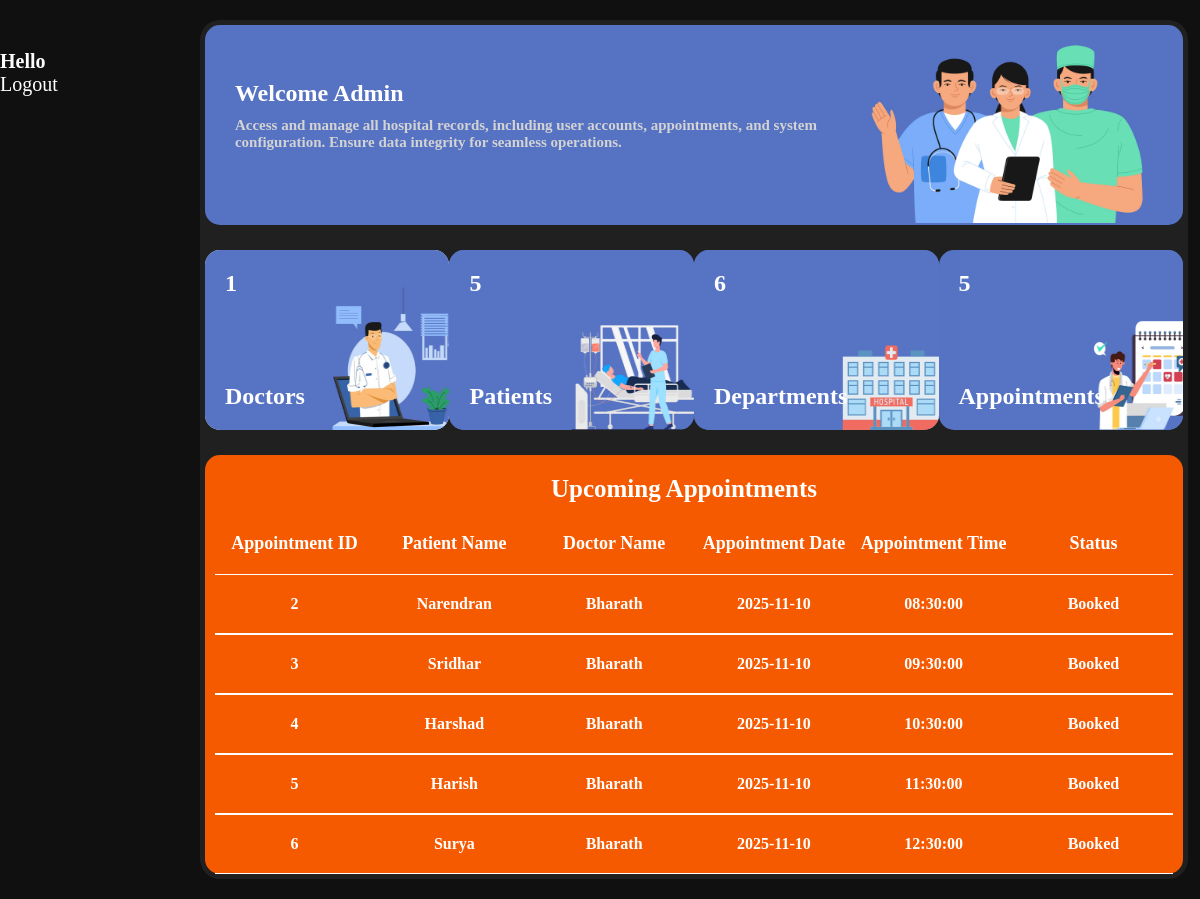
Page /admin_dashboard on the committed database.
### tables this page shows
CREATE TABLE APPOINTMENTS(
    APPOINTMENT_ID INTEGER PRIMARY KEY AUTOINCREMENT,
    PATIENT_ID INTEGER,
    PATIENT_NAME TEXT,
    DOC_ID INTEGER,
    DOC_NAME TEXT,
    APPOINTMENT_DATE DATE,
    APPOINTMENT_TIME TIME,
    STATUS TEXT,
    FOREIGN KEY (PATIENT_ID) REFERENCES PATIENTS (PATIENT_ID),
    FOREIGN KEY (DOC_ID) REFERENCES DOCTORS (DOC_ID)
);

### app.py (the view)
@app.route('/admin_dashboard')
def admin_dashboard():
    doctor,user,dept,pat,app=count()
    tab=admintabledata()
    return render_template("admin/dashboard.html",doctor=doctor,user=user,dept=dept,pat=pat,app=app,tab=tab)

### app.py (called while the page is built)
def count():
    con=sqlite3.connect(database)
    cur=con.cursor()
    cur.execute('SELECT COUNT(*)FROM DOCTORS')
    doccount=cur.fetchone()[0]
    cur.execute('SELECT COUNT(*)FROM USERS')
    usercount=cur.fetchone()[0]
    cur.execute('SELECT COUNT(*)FROM DEPARTMENT')
    deptcount=cur.fetchone()[0]
    cur.execute('SELECT COUNT(*)FROM PATIENTS')
    patcount=cur.fetchone()[0]
    cur.execute("SELECT COUNT(*)FROM APPOINTMENTS WHERE STATUS='Booked'")
    appcount=cur.fetchone()[0]
    con.close()
    return doccount, usercount, deptcount, patcount,appcount

def admintabledata():
    con=sqlite3.connect(database)
    cur=con.cursor()
    cur.execute("SELECT APPOINTMENT_ID,PATIENT_NAME,DOC_NAME,APPOINTMENT_DATE,APPOINTMENT_TIME FROM APPOINTMENTS WHERE STATUS='Booked'")
    tab=cur.fetchall()
    con.close()
    return tab

### Templates/admin/dashboard.html (shortened to what this page needs)
<!DOCTYPE html>
<html lang="en">
<head>
    <link rel="stylesheet" href="{{ url_for('static', filename='css/admindash.css') }}">
</head>
<body>
    <section class="main">
        <div class="navbar">
            <h1>Hello</h1>
            <a href="/">Logout</a>
        </div>
        <div class="view">
            <div class="welcome">
                <div class="text">
                    <h1>Welcome Admin</h1>
                    <h2>Access and manage all hospital records, including user accounts, appointments, and system<br>configuration. Ensure data integrity for seamless operations.</h2>
                </div>
                <img src="{{ url_for('static',filename='images/docbg.jpg')}}" alt="">
            </div>
            <div class="boxes">
                <div class="box" style="background-color: #d7f3fe;">
                    <h1>{{doctor}}</h1>
                    <h2>Doctors</h2>
                    <img src="{{ url_for('static',filename='images/doctor.png')}}" alt="">
                </div>
                <div class="box">
                    <h1>{{pat}}</h1>
                    <h2>Patients</h2>
                    <img src="{{ url_for('static',filename='images/patient.png')}}" alt="">
                </div>
                <div class="box">
                    <h1>{{dept}}</h1>
                    <h2>Departments</h2>
                    <img src="{{ url_for('static',filename='images/dept.png')}}" alt="">
                </div>
                <div class="box">
                    <h1>{{app}}</h1>
                    <h2>Appointments</h2>
                    <img src="{{ url_for('static',filename='images/appointment.png')}}" style="padding-left: 20px;" alt="">
                </div>
            </div>
            <div class="appointments">
                <h1 id="hmm">Upcoming Appointments</h1>
                <div class="titlee">
                    <div class="app">
                        <h1>Appointment ID</h1>
                    </div>
                    <div class="patient">
                        <h1>Patient Name</h1>
                    </div>
                    <div class="doc">
                        <h1>Doctor Name</h1>
                    </div>
                    <div class="appdate">
                        <h1>Appointment Date</h1>
                    </div>
                    <div class="appt">
                        <h1>Appointment Time</h1>
                    </div>
                    <div class="stat">
                        <h1>Status</h1>
                    </div>
                </div>
                {% for i in tab%}
                <div class="title">
                    <div class="app">
                        <h1>{{i[0]}}</h1>
                    </div>
                    <div class="patient">
                        <h1>{{i[1]}}</h1>
                    </div>
                    <div class="doc">
                        <h1>{{i[2]}}</h1>
                    </div>
                    <div class="appdate">
                        <h1>{{i[3]}}</h1>
                    </div>
                    <div class="appt">
                        <h1>{{i[4]}}</h1>
                    </div>
                    <div class="stat">
                        <h1>Booked</h1>
                    </div>
                </div>
                {% endfor %}
            </div>
        </div>
    </section>
</body>
</html>

### Static/css/admindash.css (style rules this page uses)
* { margin: 0; padding: 0; }
.main { width: 100%; min-height: 100vh; background-color: #101010; display: flex; align-items: center; }
.navbar { width: 200px; height: 100vh; background-color: #101010; position: fixed; }
.navbar h1, a { color: white; font-family: 'sfpror'; font-size: 20px; text-decoration: none; }
.view { width: calc(99% - 200px); margin-top: 20px; margin-bottom: 20px; background-color: #202021; border-radius: 20px; margin-left: 200px; overflow-y: scroll; overflow-x: hidden; scrollbar-width: none; display: flex; align-items: center; flex-direction: column; }
.welcome { width: 99%; margin-top: 5px; height: 200px; overflow: hidden; background-color: #5672c2; border-radius: 15px; display: flex; justify-content: space-between; align-items: center; }
.text { width: 700px; }
.welcome img { width: 30%; padding-right:30px ; }
.welcome h1 { color: white; font-family: 'sfprob'; padding-left: 30px; }
.welcome h2 { font-family: 'sfpror'; color: rgb(211, 211, 211); font-size: 15px; padding-top: 10px; padding-left: 30px; }
.boxes { width: 99%; display: flex; justify-content: space-between; margin-top: 25px; }
.boxes h1,h2 { color: white; font-family: 'sfpror'; padding: 20px; z-index: 99999; }
.box { width: 265px; height: 180px; background-color: #f55a00; background-color: #5672c2; border-radius: 15px; display: flex; flex-direction: column; justify-content: space-between; overflow: hidden; position: relative; }
.box img { position: absolute; width: 100%; height: 100%; }
.appointments { width: 99%; min-height: 300px; background-color: #f55a00; margin-top: 25px; border-radius: 15px; margin-bottom: 5px; display: flex; flex-direction: column; justify-content: center; align-items: center; }
#hmm { color: white; font-family: 'sfprob'; font-size: 25px; padding-right: 20px; padding-top: 20px; }
.titlee { width: 98%; display: flex; justify-content: space-between; padding-bottom: 20px; }
.titlee > div { flex: 1; text-align: center; }
.titlee h1 { font-family: 'sfpror'; font-size: 18px; color:white; padding-top: 30px; }
.title { width: 98%; display: flex; justify-content: space-between; border-top: 1px solid white; border-bottom: 1px solid white; cursor: pointer; }
.title > div { flex: 1; text-align: center; }
.title h1 { font-family: 'sfpror'; font-size: 16px; color:white; padding-top: 20px; padding-bottom: 20px; }

### rows in the picture
APPOINTMENTS: APPOINTMENT_ID "2", PATIENT_NAME "Narendran", DOC_NAME "Bharath", APPOINTMENT_DATE "2025-11-10", APPOINTMENT_TIME "08:30:00"
APPOINTMENTS: APPOINTMENT_ID "3", PATIENT_NAME "Sridhar", DOC_NAME "Bharath", APPOINTMENT_DATE "2025-11-10", APPOINTMENT_TIME "09:30:00"
APPOINTMENTS: APPOINTMENT_ID "4", PATIENT_NAME "Harshad", DOC_NAME "Bharath", APPOINTMENT_DATE "2025-11-10", APPOINTMENT_TIME "10:30:00"
APPOINTMENTS: APPOINTMENT_ID "5", PATIENT_NAME "Harish", DOC_NAME "Bharath", APPOINTMENT_DATE "2025-11-10", APPOINTMENT_TIME "11:30:00"
APPOINTMENTS: APPOINTMENT_ID "6", PATIENT_NAME "Surya", DOC_NAME "Bharath", APPOINTMENT_DATE "2025-11-10", APPOINTMENT_TIME "12:30:00"

### other values in the picture
{{ doctor }} "1"
{{ pat }} "5"
{{ dept }} "6"
{{ app }} "5"
